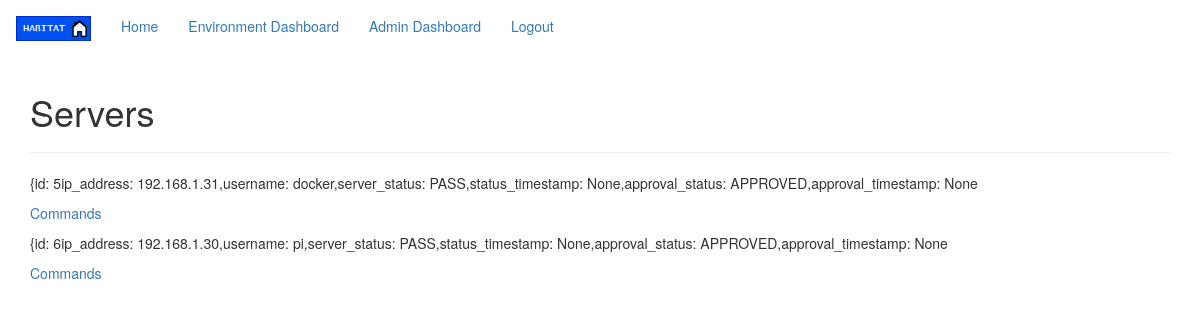
Page /servers/4 (signed in) on the committed database.
### app/models/Server.py (models this page shows)
class Server(db.Model):
    id = db.Column(db.Integer, primary_key=True)
    ip_address = db.Column(db.String(20), index=True)
    username = db.Column(db.String(64))
    server_status = db.Column(db.Integer, index=True)
    status_timestamp = (db.Column(db.DateTime, index=True, default=datetime.utcnow))
    approval_status = (db.Column(db.Integer, index=True))
    approval_timestamp = (db.Column(db.DateTime, index=True, default=datetime.utcnow))
    env_id_fk = db.Column(db.Integer, db.ForeignKey('environment.id'))
    servers = db.relationship('Command', backref='command_in_server', lazy='dynamic')
    def __repr__(self):
        server = '{id: ' + str(self.id) + 'ip_address: ' + self.ip_address + ',' + 'username: ' + self.username + ',' + 'server_status: ' \
                      + str(self.server_status) + ',' + 'status_timestamp: ' + str(self.status_timestamp) + ',' + \
                      'approval_status: ' + str(self.approval_status) + ',' + 'approval_timestamp: ' + str(self.approval_timestamp)
        return server

### app/routes.py (the view)
@app.route('/servers/<env_id>')
@login_required
def servers(env_id):
    print(env_id)
    servers = Server.query.filter_by(env_id_fk=env_id).all()
    return render_template('servers.html', servers=servers)

### app/models/User.py (called while the page is built)
    @login.user_loader
    def load_user(id):
        return User.query.get(int(id))

### app/templates/servers.html
{% extends "navigation.html" %}
{% block app_content %}
    <h1>Servers</h1>
    <hr>
    {% for server in servers %}
            <p> {{ server }}</b></p>
            <p><a href="{{ url_for('commands', server_id= server.id ) }}">Commands</a></p>
    {% endfor %}
{% endblock %}

### rows in the picture
Server: id+ip_address+username "{id: 5ip_address: 192.168.1.31,username: docker,server_status: PASS,status_timestamp: None,approval_status: APPROVED,approval_timestamp: None"
Server: id+ip_address+username "{id: 6ip_address: 192.168.1.30,username: pi,server_status: PASS,status_timestamp: None,approval_status: APPROVED,approval_timestamp: None"
